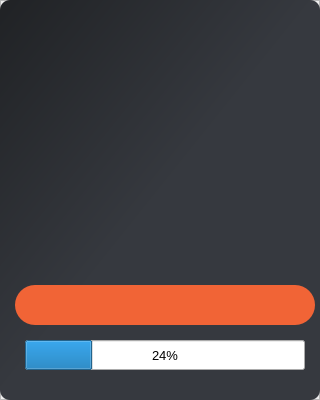
<?xml version="1.0" encoding="UTF-8"?>
<ui version="4.0">
 <class>Dialog</class>
 <widget class="QDialog" name="Dialog">
  <property name="geometry">
   <rect>
    <x>0</x>
    <y>0</y>
    <width>320</width>
    <height>400</height>
   </rect>
  </property>
  <property name="windowTitle">
   <string>Dialog</string>
  </property>
  <widget class="QFrame" name="frame_2">
   <property name="geometry">
    <rect>
     <x>0</x>
     <y>0</y>
     <width>320</width>
     <height>400</height>
    </rect>
   </property>
   <property name="styleSheet">
    <string notr="true">outline:none</string>
   </property>
   <property name="frameShape">
    <enum>QFrame::StyledPanel</enum>
   </property>
   <property name="frameShadow">
    <enum>QFrame::Raised</enum>
   </property>
   <widget class="QLabel" name="icon">
    <property name="geometry">
     <rect>
      <x>0</x>
      <y>0</y>
      <width>300</width>
      <height>300</height>
     </rect>
    </property>
    <property name="text">
     <string/>
    </property>
    <property name="pixmap">
     <pixmap resource="../qrf.qrc">:/rf/Pictures/Saved Pictures/icon.png</pixmap>
    </property>
    <property name="scaledContents">
     <bool>true</bool>
    </property>
   </widget>
   <widget class="QLabel" name="info">
    <property name="geometry">
     <rect>
      <x>15</x>
      <y>285</y>
      <width>300</width>
      <height>40</height>
     </rect>
    </property>
    <property name="styleSheet">
     <string notr="true">background-color:rgb(241, 100, 54);
color:white;
font:14pt;
border-radius:20px</string>
    </property>
    <property name="text">
     <string/>
    </property>
    <property name="alignment">
     <set>Qt::AlignCenter</set>
    </property>
   </widget>
   <widget class="QProgressBar" name="progressBar">
    <property name="enabled">
     <bool>true</bool>
    </property>
    <property name="geometry">
     <rect>
      <x>25</x>
      <y>340</y>
      <width>280</width>
      <height>30</height>
     </rect>
    </property>
    <property name="styleSheet">
     <string notr="true">font:10pt</string>
    </property>
    <property name="value">
     <number>24</number>
    </property>
    <property name="alignment">
     <set>Qt::AlignCenter</set>
    </property>
   </widget>
   <widget class="QLabel" name="BG">
    <property name="geometry">
     <rect>
      <x>0</x>
      <y>0</y>
      <width>320</width>
      <height>400</height>
     </rect>
    </property>
    <property name="styleSheet">
     <string notr="true">background-color: qlineargradient(spread:pad, x1:0, y1:0, x2:1, y2:1, stop:0 rgba(32, 34, 37, 255), stop:0.494565 rgba(54, 57, 63, 255));
border-radius:10px;</string>
    </property>
    <property name="text">
     <string/>
    </property>
   </widget>
   <zorder>BG</zorder>
   <zorder>info</zorder>
   <zorder>progressBar</zorder>
   <zorder>icon</zorder>
  </widget>
 </widget>
 <resources>
  <include location="../qrf.qrc"/>
 </resources>
 <connections/>
</ui>
